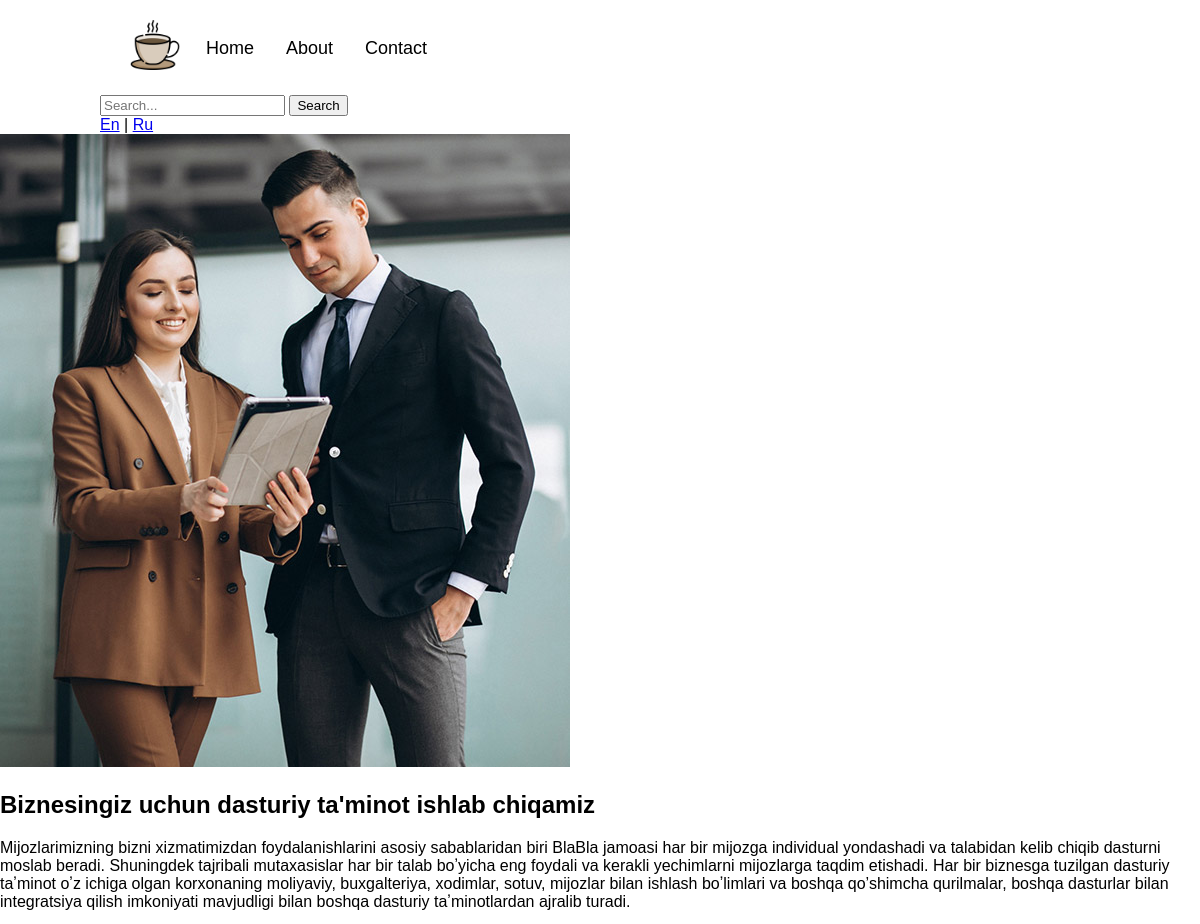
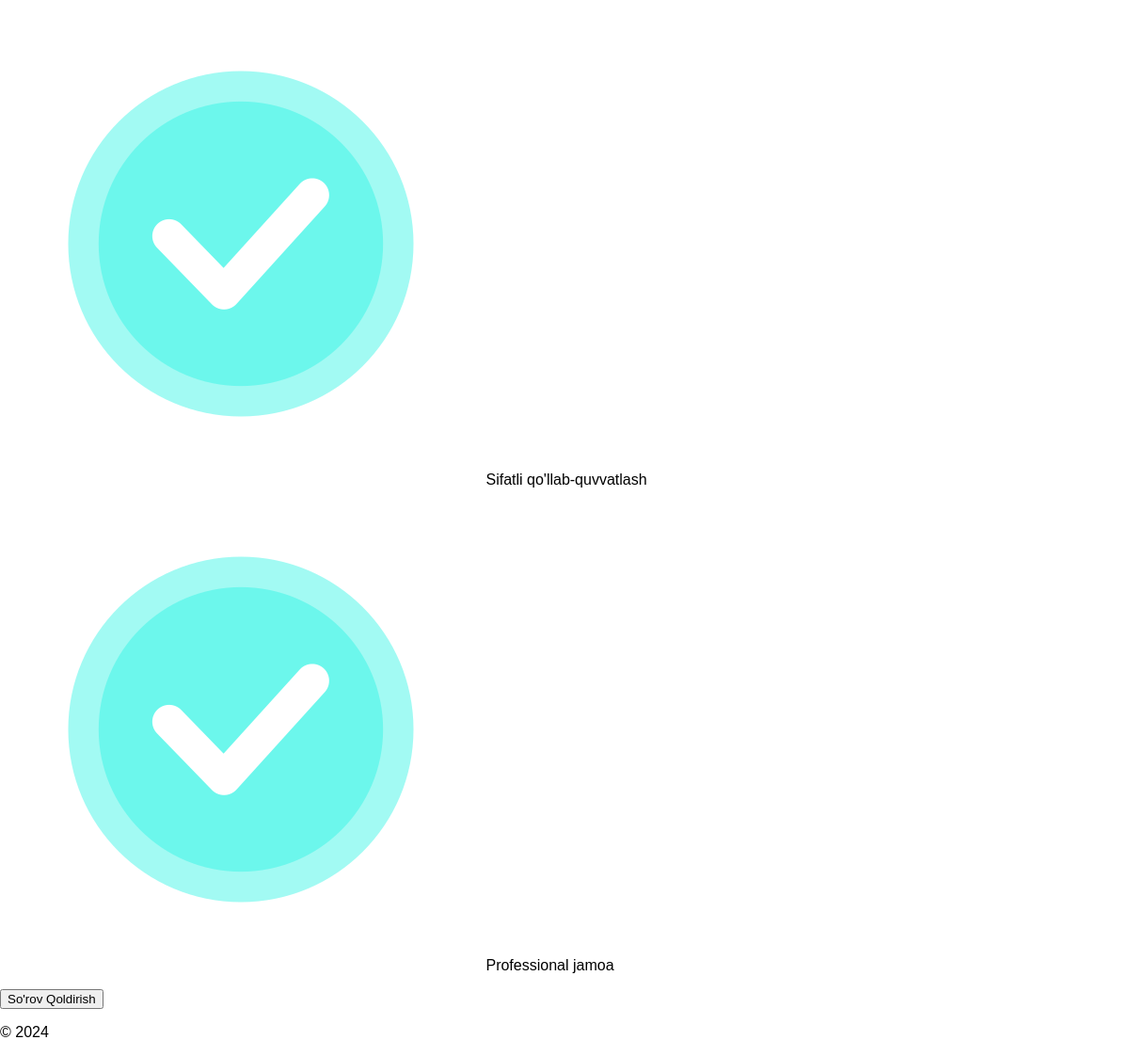
/about.html, run on the app's committed database (2 pictures, top to bottom).
### company/models.py (models this page shows, shortened)
class About(models.Model):
    about_img = models.ImageField(upload_to="images/", default="about.jpg")
    header = models.CharField(max_length=255)
    body = models.TextField()
    objects = AboutManager()
    class Meta:
        verbose_name = "About"

### company/views.py (the view)
# urls.py: path("about.html", views.about, name="about"),
def about(request):
    abt = About.objects.all()
    return render(request, "about.html", {"abt": abt})

### company/templates/about.html (shortened to what this page needs)
<!DOCTYPE html>
<html lang="en">
  <head>
    {% load static %}
    <link rel="stylesheet" href="{% static 'about.css' %}" />
  </head>
  <body>
    <nav>
      <img src="media/images/coffee.png" alt="Logo" class="logo" />
      <ul class="menu">
        <li><a href="index.html">Home</a></li>
        <li><a href="about.html">About</a></li>
        <li><a href="contact.html">Contact</a></li>
      </ul>
      <div class="right-menu">
        <form class="search-form">
          <input type="text" placeholder="Search..." />
          <button type="submit">Search</button>
        </form>
        <div class="language-selector">
          <a href="#">En</a> | <a href="#">Ru</a>
        </div>
      </div>
    </nav>
    {% for x in abt %}
    <section>
      <div class="about-container">
        <div class="image-container">
          <img src="{{ x.about_img.url }}" alt="about" />
        </div>
        <div class="text-container">
          <h1>{{ x.header }}</h1>
          <p class="subtext">{{ x.body }}</p>
          <p class="dots">
            <img class="check" src="media/images/checklist.png" alt="Check" />
            Sifatli qo'llab-quvvatlash <br />
            <img class="check" src="media/images/checklist.png" alt="Check" />
            Professional jamoa
          </p>
          <button class="my-button" onclick="navigateToPage()">
            So'rov Qoldirish
          </button>
        </div>
      </div>
    </section>
    {% endfor %}
    <div class="footer">
      <p>&copy; 2024</p>
    </div>
  </body>
</html>

### company/static/about.css (style rules this page uses)
body { margin: 0; font-family: "Montserrat", Arial, sans-serif; }
nav { background-color: #fff; overflow: hidden; padding-left: 100px; }
.logo { float: left; margin-left: 20px; margin-top: 10px; padding: 10px; width: 50px; }
nav ul { list-style-type: none; padding: 0; margin-top: 18px; overflow: hidden; }
nav li { float: left; }
nav li a { display: block; color: black; text-align: center; padding: 20px 16px; text-decoration: none; font-size: 18px; }

### data on the page
About: about_img (picture), header "Biznesingiz uchun dasturiy ta'minot ishlab chiqamiz", body "Mijozlarimizning bizni xizmatimizdan foydalanishlarini asosiy sabablaridan biri BlaBla jamoasi har bir mijozga individual yondashadi va talabidan kelib chiqib dasturni moslab beradi. Shuningdek tajribali mutaxasislar har bir talab boʼyicha eng foydali va kerakli yechimlarni mijozlarga taqdim etishadi. Har bir biznesga tuzilgan dasturiy taʼminot oʼz ichiga olgan korxonaning moliyaviy, buxgalteriya, xodimlar, sotuv, mijozlar bilan ishlash boʼlimlari va boshqa qo’shimcha qurilmalar, boshqa dasturlar bilan integratsiya qilish imkoniyati mavjudligi bilan boshqa dasturiy taʼminotlardan ajralib turadi."
